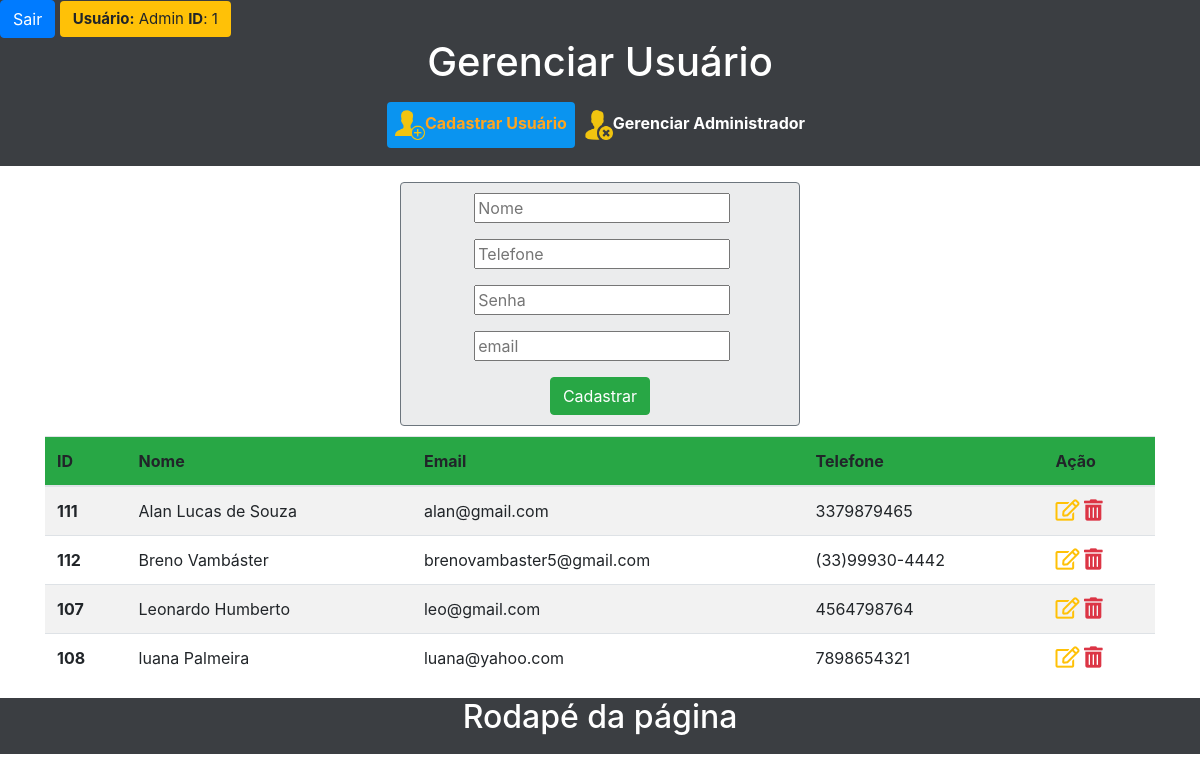
The page /adm/CadastroUso.php (signed in) on the database its author committed.
### tables this page shows
CREATE TABLE `usuario` (
  `IdUsu` int(10) UNSIGNED NOT NULL,
  `Nome` varchar(50) NOT NULL,
  `Senha` varchar(32) NOT NULL,
  `Telefone` varchar(15) NOT NULL,
  `Email` varchar(50) NOT NULL
);

### adm/CadastroUso.php (the view, shortened to what this page needs)
<!doctype html>
<html lang="pt-br">
<head>
    <link rel="stylesheet" type="text/css" href="../css/cadastroUsuario.css">
    <link rel="stylesheet" href="https://stackpath.bootstrapcdn.com/bootstrap/4.3.1/css/bootstrap.min.css">
    <link rel="stylesheet" href="https://use.fontawesome.com/releases/v5.8.1/css/all.css">
</head>
<body>
    <div class="top-total">
        <?php include('statusSessionAdm.php'); ?>
        <div class="menu">
            <div class="top-total">
                <div class="title">
                    <h1> Gerenciar Usuário </h1>
                </div>
                <nav class="navbar navbar-expand-lg ">
                    <div class="collapse navbar-collapse justify-content-center hovermouse " id="collapsibleNavbar">
                        <ul class="nav nav-pills navbar-nav">
                            <li class="nav-item">
                                <a class="nav-link ap" href="CadastroUso.php"> <img src="../img/add_user.png" height="30px" width="30px">Cadastrar Usuário</a>
                            </li>
                            <li class="nav-item">
                                <a class="nav-link opc" href="inativa.php"> <img src="../img/inativa_user.png" height="30px" width="30px">Gerenciar Administrador</a>
                            </li>
                        </ul>
                    </div>
            </div>
        </div>
    </div>
    <div class=" rounded border border-secondary mt-3 col-sm-4 cont-form text-center conteudo">
        <?php
        if ((isset($_GET['alterar']))) {
            require_once('../00 - BD/bd_conexao.php');
            $id = $_GET['id'];
            $sql = "SELECT * FROM  usuario WHERE IdUsu=$id";
            $resultado = $con->query($sql);
            $infoUsuario = mysqli_fetch_object($resultado);
            ?>
            <h2>Alterar usuário</h2>
            <form method="POST" action="alterar_usuario.php?id=<?php echo $infoUsuario->IdUsu; ?>">
                <div>
                    <p>
                        <label for="IdUsu"></label>
                        <input id="IdUsu" name="IdUsu" required="required" type="text" placeholder="IdUsu" value="<?php echo $infoUsuario->IdUsu; ?>" />
                    </p>
                    <p>
                        <label for="nome_cad"></label>
                        <input id="nome_cad" name="nome_cad" required="required" type="text" placeholder="Nome " value="<?php echo $infoUsuario->Nome; ?>" />
                    </p>
                    <p>
                        <label for="Telefone_cad"></label>
                        <input id="Telefone_cad" name="telefone_cad" required="required" type="text" placeholder="Telefone" value="<?php echo $infoUsuario->Telefone; ?>" />
                    </p>
                    <p>
                        <label for="senha_cad"></label>
                        <input id="senha_cad" name="senha_cad" required="required" type="password" placeholder="Senha" value="<?php echo $infoUsuario->Senha; ?>" />
                    </p>
                    <p>
                        <label for="email"></label>
                        <input id="email" name="email" required="required" type="email" placeholder="email" value="<?php echo $infoUsuario->Email; ?>" />
                    </p>
                </div>
                <div class="text-center">
                    <input class="btn btn-success" type="submit" value="Alterar" name="butao" />
                </div>
            </form>
        <?php
        } else {
            ?>
            <form method="POST" action="validaCadastroUsu.php">
                <div>
                    <p>
                        <input id="nome_cad" name="nome_cad" required="required" type="text" placeholder="Nome " />
                    </p>
                    <p>
                        <input id="Telefone_cad" name="telefone_cad" required="required" type="text" placeholder="Telefone" />
                    </p>
                    <p>
                        <input id="senha_cad" name="senha_cad" required="required" type="password" placeholder="Senha" />
                    </p>
                    <p>
                        <input id="email" name="email" required="required" type="email" placeholder="email" />
                    </p>
                </div>
                <div class="text-center">
                    <input class="btn btn-success" type="submit" value="Cadastrar" name="butaoCadastro" />
                </div>
            </form>
        <?php
        }
        ?>
    </div>
    <div class=" container  table-responsive">
        <?php
        require_once('../00 - BD/bd_conexao.php');
        $sql = " SELECT * FROM usuario ORDER BY nome ASC";
        $resultado = $con->query($sql);
        ?>
        <table class="table table-striped table-responsive-md ">
            <thead>
                <tr class="bg-success">
                    <th scope="col">ID</th>
                    <th scope="col">Nome</th>
                    <th scope="col">Email</th>
                    <th scope="col">Telefone</th>
                    <th scope="col">Ação</th>
                </tr>
            </thead>
            <tbody>
                <?php while ($infoUsuario = mysqli_fetch_object($resultado)) { ?>
                    <tr>
                        <th scope="row"> <?php echo $infoUsuario->IdUsu ?> </th>
                        <td><?php echo $infoUsuario->Nome; ?></td>
                        <td><?php echo $infoUsuario->Email; ?></td>
                        <td><?php echo $infoUsuario->Telefone; ?></td>
                        <td>
                            <a href="CadastroUso.php?alterar&id=<?php echo $infoUsuario->IdUsu; ?>">
                                <i class="far fa-edit text-warning fa-lg"></i>
                            </a>
                            <a href="excluir_usuario.php?id=<?php echo $infoUsuario->IdUsu; ?>">
                                <i class="fas fa-trash-alt text-danger fa-lg"></i>
                            </a>
                        </td>
                    </tr>
                <?php
                }
                ?>
            </tbody>
        </table>
    </div>
    <div class="rodape text-center">
        <h2> Rodapé da página </h2>
    </div>
</body>
</html>

### css/cadastroUsuario.css (style rules this page uses)
.menu { text-align: center; align-items: center; display: flex; flex-direction: row; flex-wrap: wrap; justify-content: center; background-color: #3b3e42; padding-bottom: 10px; }
.ap { background-color: #0a94f0; color: #ffa51f; font-weight: bold; }
h1 { color: #fff; }
.rodape { position: absolute; background-color: #3b3e42 !important; color: #fff; height: 7%; width: 100%; text-align: center; }
.opc { color: #fff; font-weight: bold; }
.btn { background-color: #bcd3f7; }
.cont-form { margin: 10px auto; }
.conteudo { padding-top: 10px; padding-bottom: 10px; background-color: #ebeced; }

### rows shown on the page
usuario: IdUsu "111", Nome "Alan Lucas de Souza", Email "alan@gmail.com", Telefone "3379879465"
usuario: IdUsu "112", Nome "Breno Vambáster", Email "brenovambaster5@gmail.com", Telefone "(33)99930-4442"
usuario: IdUsu "107", Nome "Leonardo Humberto", Email "leo@gmail.com", Telefone "4564798764"
usuario: IdUsu "108", Nome "luana Palmeira", Email "luana@yahoo.com", Telefone "7898654321"

### other values the page prints
$_SESSION['validarSessaoAdm'] "Admin"
$_SESSION['IdAdm'] "1"
